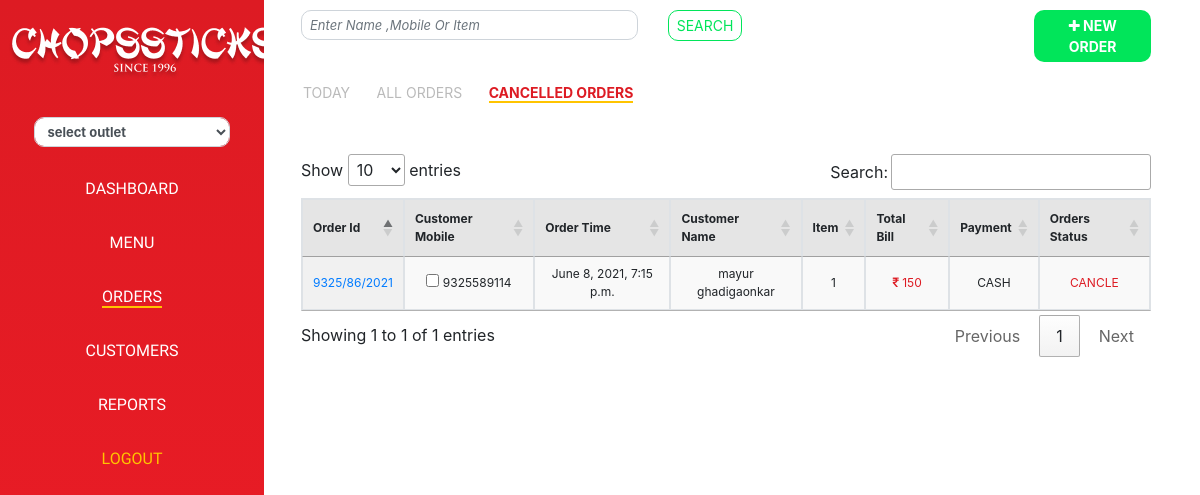
Screenshot of /orders/order_cancle/1 (signed in) with the database file from the repository.
### orders/models.py (models this page shows, shortened)
class order(models.Model):
    order_id = models.CharField(max_length=50)
    customer_id  = models.ForeignKey(customer,on_delete=models.CASCADE)
    outlet_id = models.ForeignKey(outlet, on_delete=models.CASCADE)
    ONLINE = 1
    CASH =2
    PAYMENT_TYPE_CHOICES = (
      (ONLINE,'ONLINE'),
      (CASH,'CASH'),
    )
    payment_type  = models.PositiveIntegerField(choices=PAYMENT_TYPE_CHOICES)
    order_delivery_address = models.CharField(max_length=500)
    landmark = models.CharField(max_length=500,default="NA")
    total_bill  = models.IntegerField()
    PENDING= 1
    CANCLE = 2
    COMPLETE = 3
    DELIVERY = 4
    ORDER_STATUS_CHOICES = (
      (PENDING,'PENDING'),
      (CANCLE,'CANCLE'),
      (COMPLETE,'COMPLETE'),
      (DELIVERY,'DELIVERY'),
    )
    order_status = models.PositiveIntegerField(choices=ORDER_STATUS_CHOICES)
    created_at = models.DateTimeField(auto_now_add=True)
    updated_at = models.DateTimeField(auto_now=True)

### customer/models.py (models this page shows, shortened)
class customer(models.Model):
    custom_user_id = models.ForeignKey(custom_user,on_delete=models.CASCADE)
    full_name = models.CharField(max_length=50)
    address = models.CharField(max_length=50)
    created_at = models.DateTimeField(auto_now_add=True)
    updated_at = models.DateTimeField(auto_now=True)

### accounts/models.py (models this page shows, shortened)
class custom_user(AbstractUser):
    SUPER_ADMIN = 1
    ADMIN = 2
    CUSTOMER = 3
    ROLE_CHOICES = (
      (SUPER_ADMIN,'Super Admin'),
      (ADMIN,'Admin'),
      (CUSTOMER,'CUSTOMER'),
    )
    mobile_no  = models.CharField(max_length=50)
    user_role = models.PositiveSmallIntegerField(choices=ROLE_CHOICES,default=ADMIN)
    otp = models.IntegerField(default=0)
    Updated_on = models.DateTimeField(auto_now=True)

### orders/views.py (the view)
# urls.py: path('order_cancle/<int:pk>',order_cancle,name='order_cancle'),
@login_required(login_url = '/accounts/user_login')
def order_cancle(request,pk):
    user= request.user
    location = outlet.objects.all().filter(is_active=True)
    outlet_objects = outlet.objects.get(pk=pk)
    all_orders = order.objects.all().filter(order_status=2,outlet_id=outlet_objects)
    item_count = {}
    for one in all_orders:
        if customer_order_detail.objects.filter(order_id=one).exists():
            item_count[one.pk] = customer_order_detail.objects.filter(order_id=one).count()
        else:
            item_count[one.pk] = 0
    food_objects = food_section.objects.all().filter(outlet_id=outlet_objects).first()
    data = {'all_orders':all_orders,'food_objects':food_objects,'item_count':item_count,'outlet_objects':outlet_objects,'location':location}
    return render(request,'orders/cancle_order.html',data)

### orders/templatetags/item_counts.py (called while the page is built)
@register.filter
def get_item(dictionary, key):
        return dictionary.get(int(str(key)))

### templates/orders/cancle_order.html (shortened to what this page needs)
{% extends 'dashboard/base.html' %}
{% load static %}
{% load item_counts %}
{% block content %}
<div class="main">
    <div class="container">
        <div class="row">
            <div class="col">
                <input type="text" name="" id="" class="form-control form-control-sm radius" placeholder="Enter Name ,Mobile Or Item">
            </div>
            <div class="col">
                <button class="btn btn-sm search-btn radius">SEARCH</button>
            </div>
            <div class="col-2">
                <a href="{% url 'orders:new_order' outlet_objects.pk %}" target="_blank" class="btn btn-sm green-btn radius"><b> <i class="fa fa-plus" aria-hidden="true"></i> NEW ORDER</b> </a>
            </div>
        </div>
    </div>
    <div class="container mt-3 mb-4">
        <div class="row">
            <div class="col-5">
                <div class="tabs-div">
                    <a href="{% url 'orders:today_order' outlet_objects.pk %}" class="tabs inactive-tab">TODAY </a> &nbsp;&nbsp;&nbsp;&nbsp;
                    <a href="{% url 'orders:order_master' outlet_objects.pk %}" class="tabs inactive-tab">ALL ORDERS </a> &nbsp;&nbsp;&nbsp;&nbsp;
                    <a href="{% url 'orders:order_cancle' outlet_objects.pk %}" class="tabs active-tab">CANCELLED ORDERS</a> &nbsp;&nbsp;&nbsp;&nbsp;
                </div>
            </div>
            <div class="col">
            </div>
        </div>
    </div>
    <div class="container ">
        <div class="row">
            <div class="col">
                <div>
                    <table id="table_id" class="display table-bordered table-sm" style="width: 100%;;font-size: 12px">
                        <thead>
                            <tr>
                                <th>Order Id</th>
                                <th>Customer Mobile</th>
                                <th>Order Time</th>
                                <th>Customer Name</th>
                                <th>Item</th>
                                <th>Total Bill</th>
                                <th>Payment</th>
                                <th>Orders Status</th>
                            </tr>
                        </thead>
                        <tbody>
                            {% for one in all_orders %}
                            <tr>
                                <td><a href="{% url 'orders:order_details' outlet_objects.pk one.pk %}">{{one.order_id}}</a></td>
                                <td><input type="checkbox" id="" name=""> {{one.customer_id.custom_user_id.mobile_no}}</td>
                                <td>{{one.created_at}}</td>
                                <td>{{one.customer_id.full_name}}</td>
                                <td>{{item_count|get_item:one.pk}}</td>
                                <td><i class="fa fa-inr red" aria-hidden="true"></i><span class="red"> {{one.total_bill}}</span></td>
                                {% if one.payment_type == 1 %}
                                <td>ONLINE</td>
                                {% else %}
                                <td>CASH</td>
                                {% endif %}
                                <td class="red">CANCLE</td>
                            </tr>
                            {% endfor %}
                        </tbody>
                    </table>
                </div>
            </div>
        </div>
    </div>
    {% endblock %}

### static/css/main.css (style rules this page uses)
html, body { margin: 0; padding: 0; width: 100%; height: 100vh; }
a { text-decoration: none !important; }
.main { width: 100%; margin: 0 auto; padding: 10px; }
.search-btn { background-color: #fff; color: #01E55A; border: 1px solid #01E55A; }
.radius { border-radius: 10px; }
.form-control { font-size: 13px }
::placeholder { font-style: italic; color: #BABABA; }
.red { color: #DD1B23; }
.tabs-div { text-align: left; width: 100%; margin: 0 auto; padding: 2px; }
.tabs { font-size: 14px }
.inactive-tab { color: #BABABA; }
.active-tab { color: #DD1B23; font-weight: bold; border-bottom: 2px solid #FFC400; }
thead tr { background-color: #E5E5E5; }
table { border: 1px solid #d9d9d9 !importatnt; }
.green-btn { background-color: #01E55A; color: #fff }
th,td { text-align: center; }

### rows the page displays
order: order_id "9325/86/2021", customer_id.custom_user_id.mobile_no "9325589114", created_at "June 8, 2021, 7:15 p.m.", customer_id.full_name "mayur ghadigaonkar", id "1", total_bill "150", payment_type "CASH"
